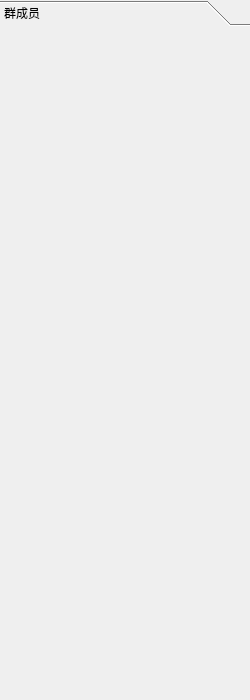
<?xml version="1.0" encoding="UTF-8"?>
<ui version="4.0">
 <class>DialogList</class>
 <widget class="QWidget" name="DialogList">
  <property name="geometry">
   <rect>
    <x>0</x>
    <y>0</y>
    <width>250</width>
    <height>700</height>
   </rect>
  </property>
  <property name="windowTitle">
   <string>Form</string>
  </property>
  <layout class="QVBoxLayout" name="verticalLayout">
   <property name="leftMargin">
    <number>0</number>
   </property>
   <property name="topMargin">
    <number>0</number>
   </property>
   <property name="rightMargin">
    <number>0</number>
   </property>
   <property name="bottomMargin">
    <number>0</number>
   </property>
   <item>
    <widget class="QToolBox" name="toolBox">
     <property name="currentIndex">
      <number>0</number>
     </property>
     <widget class="QWidget" name="page">
      <property name="geometry">
       <rect>
        <x>0</x>
        <y>0</y>
        <width>250</width>
        <height>666</height>
       </rect>
      </property>
      <attribute name="label">
       <string>群成员</string>
      </attribute>
      <layout class="QVBoxLayout" name="vLayout"/>
     </widget>
    </widget>
   </item>
  </layout>
 </widget>
 <resources/>
 <connections/>
</ui>
